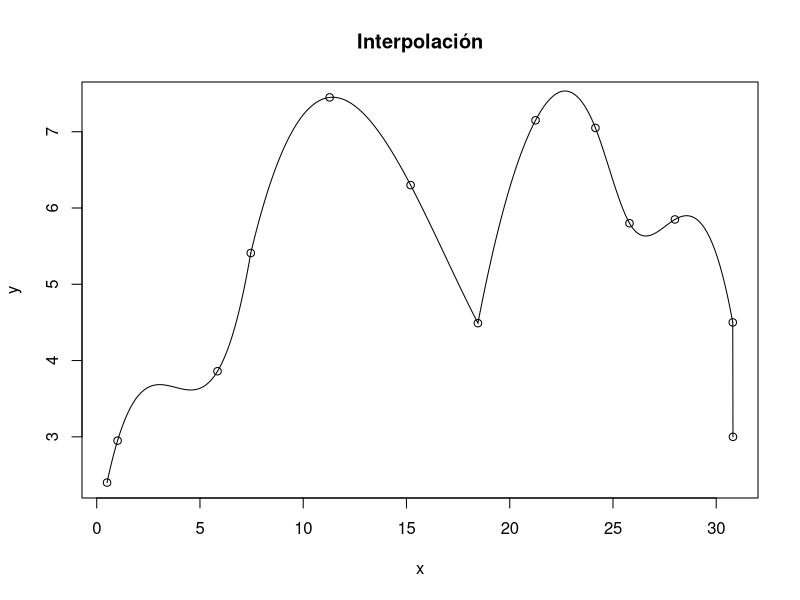

Generate this figure with R: (Note: this script raises an error after producing the figure.)
#####################
# Silueta del Perro #
#####################

x = c(00.50, 01.01, 05.85, 07.46, 11.28, 15.20, 18.46, 21.25, 24.15, 25.80, 28.00, 30.80, 30.81)
y = c(02.40, 02.95, 03.86, 05.41, 07.45, 06.30, 04.49, 07.15, 07.05, 05.80, 05.85, 04.50, 03.00)


plot(x,y,main = "Interpolación")
vx1 = c(x[1:4])
vy1 = c(y[1:4])
splines = splinefun(vx1,vy1, method = "fmm")
curve(splines(x), add = TRUE, col = 1, from = vx1[1], to = vx1[length(vx1)])
vx2 = c(x[4:7])
vy2 = c(y[4:7])
splines = splinefun(vx2,vy2, method = "fmm")
curve(splines(x), add = TRUE, col = 1, from = vx2[1], to = vx2[length(vx2)])
vx3 = c(x[7:12])
vy3 = c(y[7:12])
splines = splinefun(vx3,vy3, method = "fmm")
curve(splines(x), add = TRUE, col = 1, from = vx3[1], to = vx3[length(vx3)])
vx4 = c(x[12:13])
vy4 = c(y[12:13])
splines = splinefun(vx4,vy4, method = "fmm")
curve(splines(x), add = TRUE, col = 1, from = vx4[1], to = vx4[length(vx4)])
vx5 = c(x[13:18])
vy5 = c(y[13:18])
splines = splinefun(vx5,vy5, method = "fmm")
curve(splines(x), add = TRUE, col = 1, from = vx5[1], to = vx5[length(vx5)])
